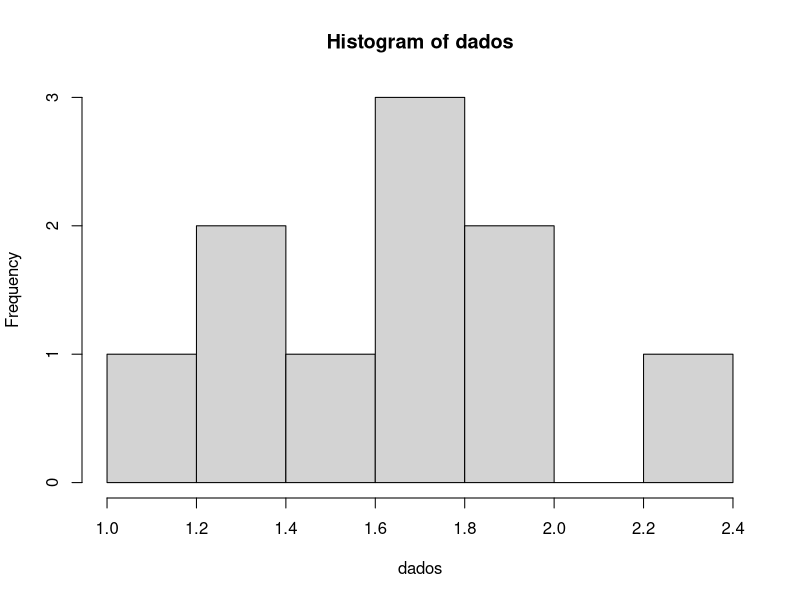
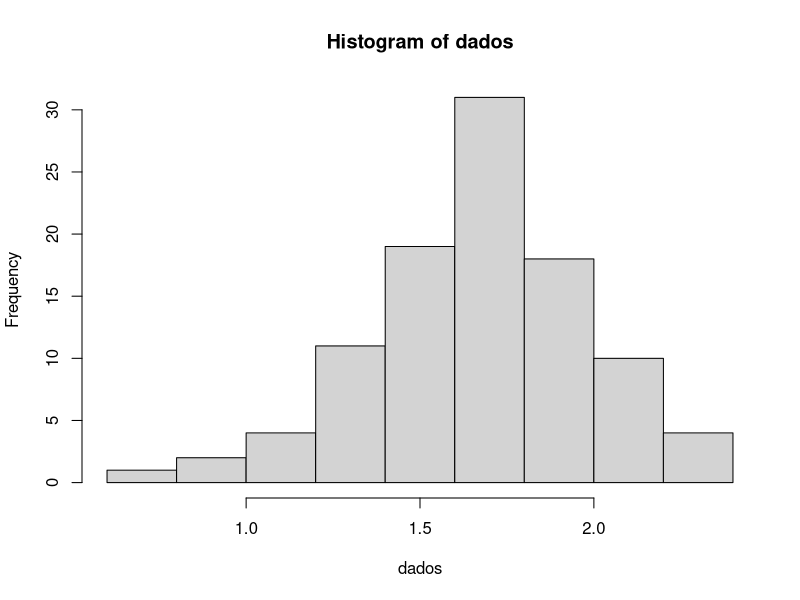
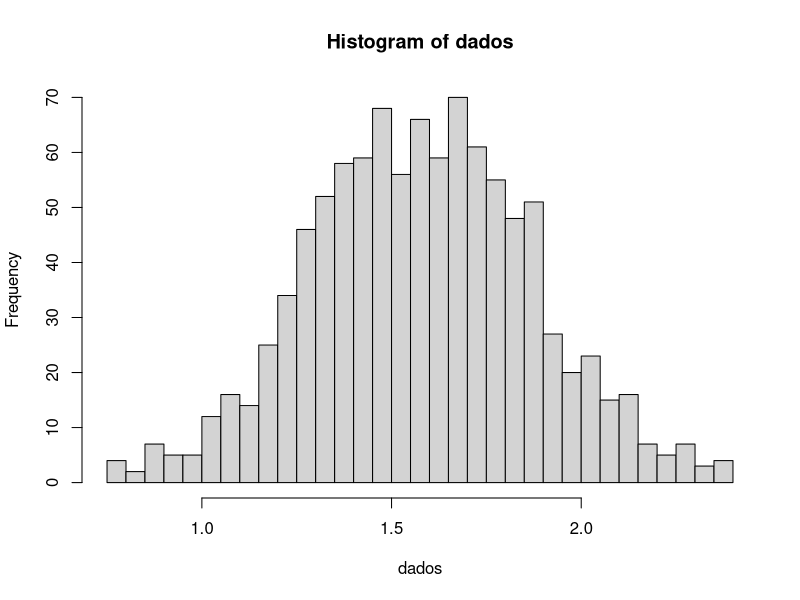
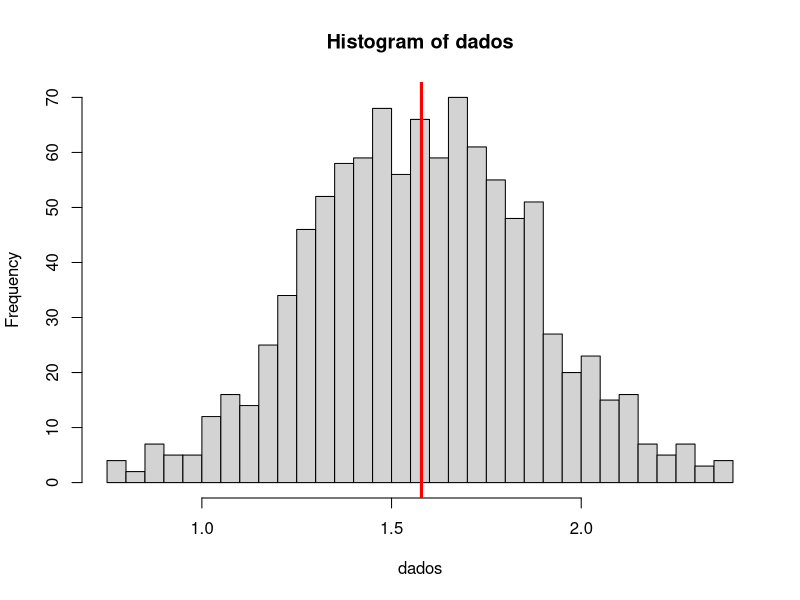
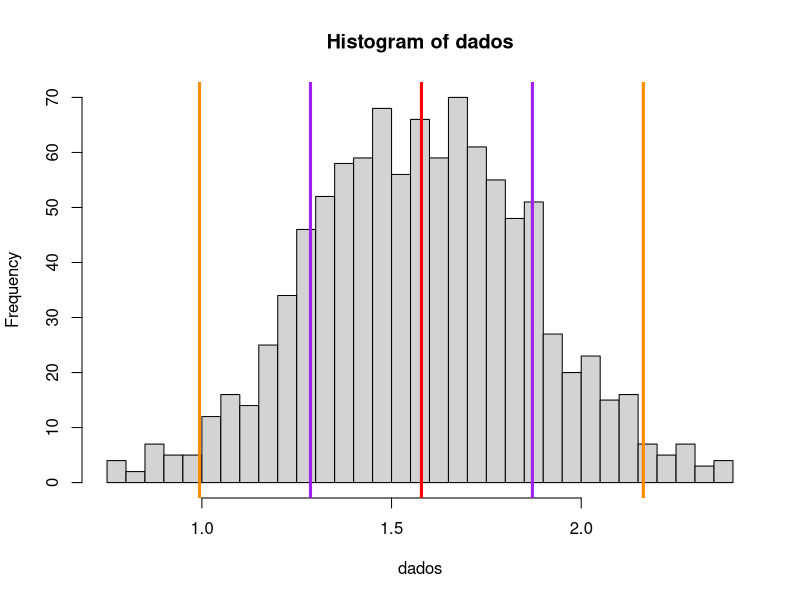
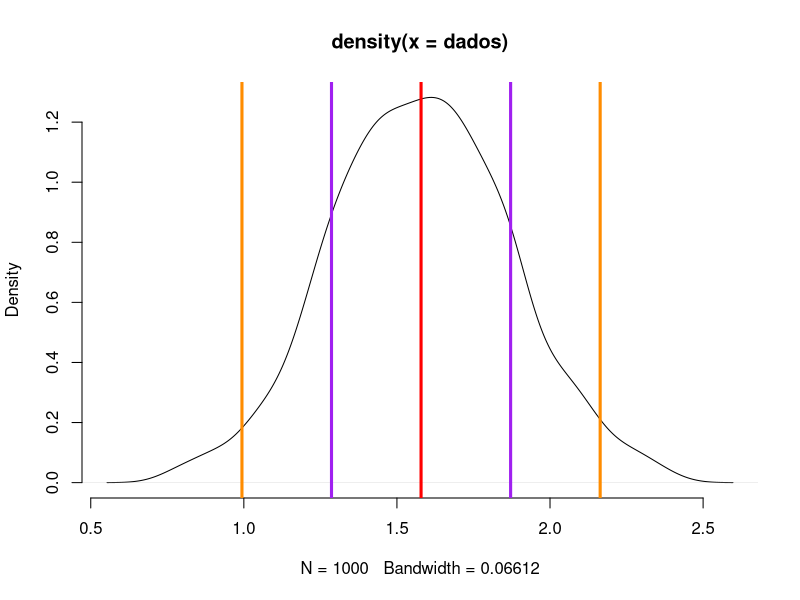
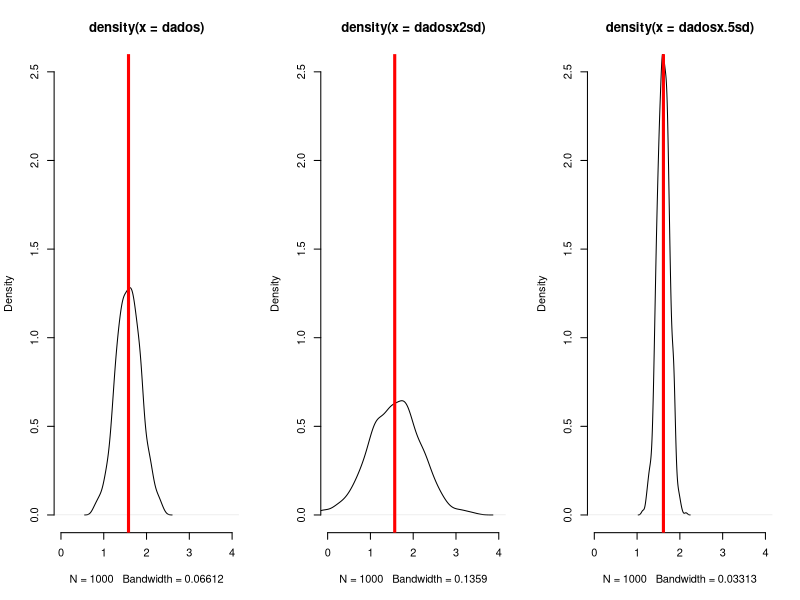
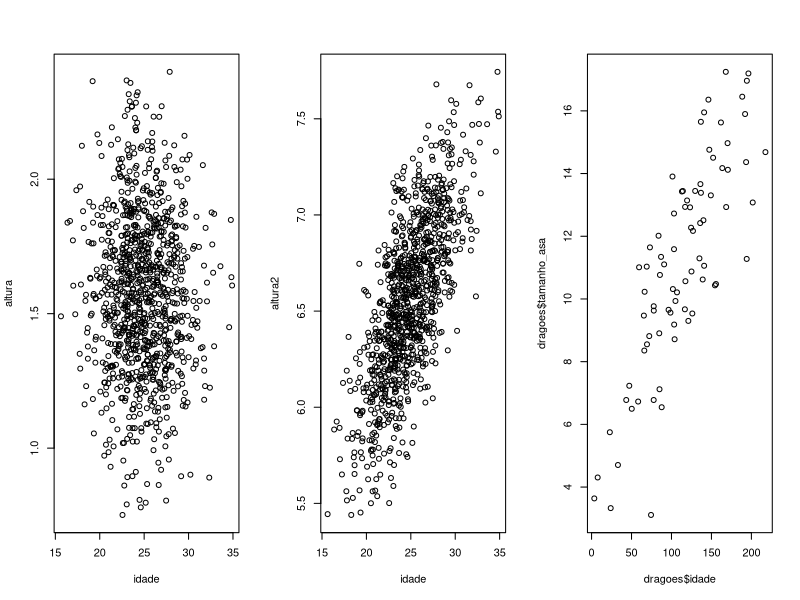

Write R code to recreate these figures, in order.
## ---- chunk 1
#primeiro, vamos gerar os dados usando rnorm(), sorteando 10 individuos de uma distribuição normal com média 1.6 e desvio padrão 0.3

dados = rnorm (10, mean = 1.6, sd = 0.3 )
#agora um histograma
hist(dados)

#a amostra é muito pequena para entendermos o que está acontecendo,refazendo os dados com uma amostra maior
dados = rnorm (100, mean = 1.6, sd = 0.3 )
#agora um histograma
hist(dados)
#e de novo
dados = rnorm (1000, mean = 1.6, sd = 0.3 )
#agora um histograma
hist(dados,breaks = 50)
## ---- chunk 2
hist(dados,breaks = 50)
abline(v=mean(dados),col="red",lwd=3)
## ---- chunk 3
hist(dados,breaks = 50)
abline(v=mean(dados),col="red",lwd=3)
abline(v=mean(dados)+sd(dados),col="purple",lwd=3)
abline(v=mean(dados)-sd(dados),col="purple",lwd=3)
abline(v=mean(dados)+2*sd(dados),col="darkorange",lwd=3)
abline(v=mean(dados)-2*sd(dados),col="darkorange",lwd=3)
## ---- chunk 4
plot( density(dados), bty="n" )
abline(v=mean(dados),col="red",lwd=3)
abline(v=mean(dados)+sd(dados),col="purple",lwd=3)
abline(v=mean(dados)-sd(dados),col="purple",lwd=3)
abline(v=mean(dados)+2*sd(dados),col="darkorange",lwd=3)
abline(v=mean(dados)-2*sd(dados),col="darkorange",lwd=3)

## ---- chunk 5
dadosx.5sd = rnorm (1000, mean = 1.6, sd = 0.15 )
dadosx2sd = rnorm (1000, mean = 1.6, sd = 0.6 )
par(mfrow=c(1,3))
plot( density(dados), bty="n" , xlim=c(0,4),ylim=c(0,2.5))
 abline(v=mean(dados),col="red",lwd=3)
# abline(v=mean(dados)+sd(dados),col="purple",lwd=3)
# abline(v=mean(dados)-sd(dados),col="purple",lwd=3)
# abline(v=mean(dados)+2*sd(dados),col="darkorange",lwd=3)
# abline(v=mean(dados)-2*sd(dados),col="darkorange",lwd=3)

plot( density(dadosx2sd), bty="n" , xlim=c(0,4),ylim=c(0,2.5))
 abline(v=mean(dadosx2sd),col="red",lwd=3)
# abline(v=mean(dadosx2sd)+sd(dadosx2sd),col="purple",lwd=3)
# abline(v=mean(dadosx2sd)-sd(dadosx2sd),col="purple",lwd=3)
# abline(v=mean(dadosx2sd)+2*sd(dadosx2sd),col="darkorange",lwd=3)
# abline(v=mean(dadosx2sd)-2*sd(dadosx2sd),col="darkorange",lwd=3)

plot( density(dadosx.5sd), bty="n" , xlim=c(0,4),ylim=c(0,2.5))
 abline(v=mean(dadosx.5sd),col="red",lwd=3)
# abline(v=mean(dadosx.5sd)+sd(dadosx.5sd),col="purple",lwd=3)
# abline(v=mean(dadosx.5sd)-sd(dadosx.5sd),col="purple",lwd=3)
# abline(v=mean(dadosx.5sd)+2*sd(dadosx.5sd),col="darkorange",lwd=3)
# abline(v=mean(dadosx.5sd)-2*sd(dadosx.5sd),col="darkorange",lwd=3)

## ---- chunk 6
pnorm(2.093456,mean = 1.6,sd = 0.3) #probabilidade de um valor menor ou igual a 2.093456
qnorm(0.95,mean = 1.6,sd = 0.3) #95% da população será menor que este valor
qnorm(0.50,mean = 1.6,sd = 0.3)

## ---- chunk 7
altura = dados
idade = rnorm(1000, mean = 25, sd = 3)
plot(altura ~ idade) # '~' significa "em função de". Em outras palavras, altura é a variável respota, e idade a preditora
## ---- chunk 8
altura2= altura + sqrt(idade)
#escolhi somar a raiz da idade ao valor de altura para ilustrar, poderia ter escolhido qualquer relação
plot(altura2~idade)
## ---- chunk 9
dragoes = read.table("..//..//arquivos/dragoes_completo.csv", sep=";",header = T)
plot(dragoes$tamanho_asa ~ dragoes$idade)
